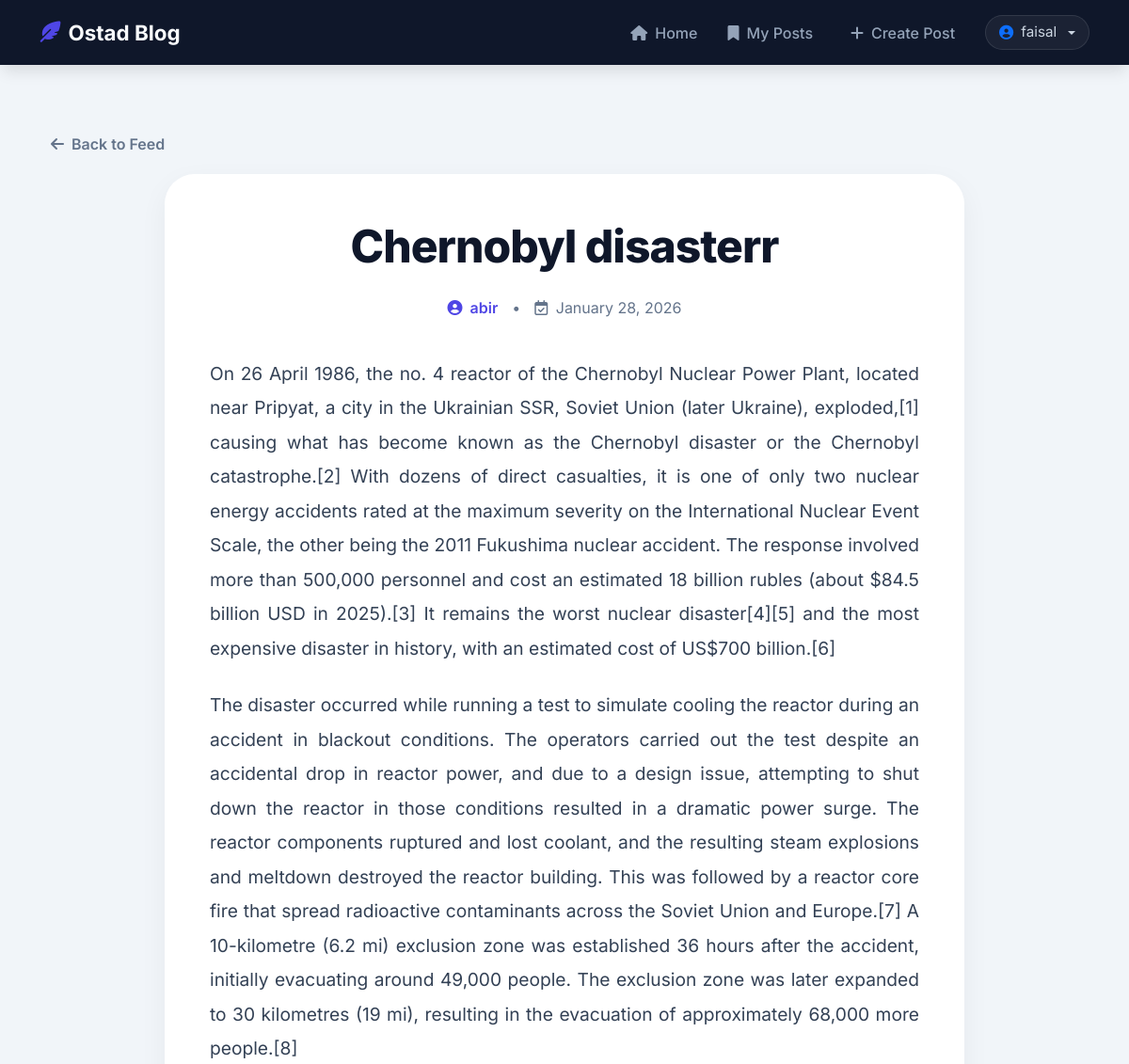
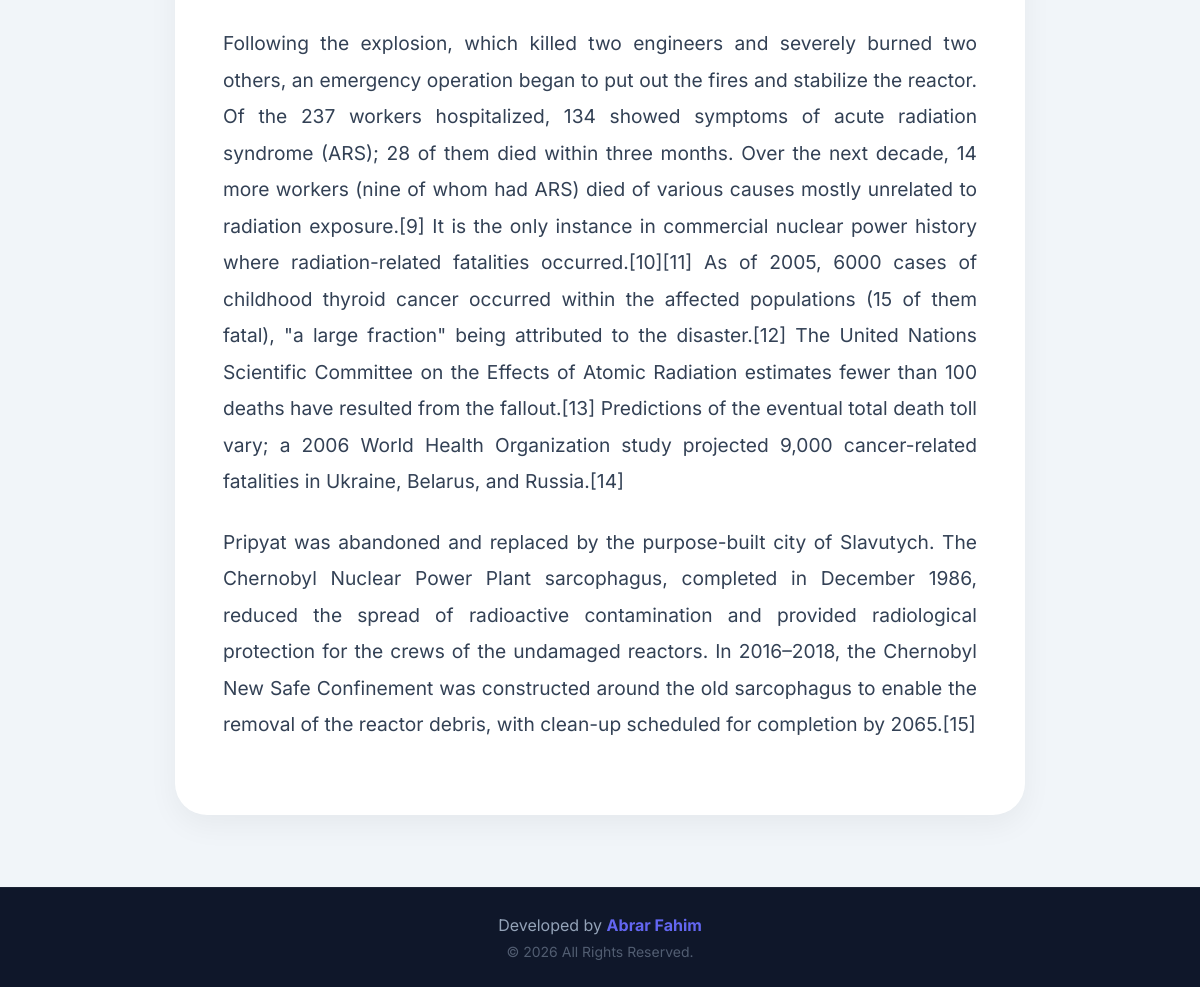
The app's page /post/5/ (signed in) with its own data (2 pictures, top to bottom).
### posts/models.py (models this page shows, shortened)
class Post(models.Model):
    VISIBILITY_CHOICES = [
        ('private', 'Only Me'),
        ('specific', 'Specific Users'),
        ('public', 'Everyone'),
    ]
    title = models.CharField(max_length=200)
    content = models.TextField()
    author = models.ForeignKey(User, on_delete=models.CASCADE)
    created_at = models.DateTimeField(auto_now_add=True)
    updated_at = models.DateTimeField(auto_now=True)
    visibility = models.CharField(max_length=20, choices=VISIBILITY_CHOICES, default='public')
    allowed_users = models.ManyToManyField(User, related_name='shared_posts', blank=True)
    def is_readable_by(self, user):
        if self.visibility == 'public':
            return True

### posts/views.py (the view)
# urls.py: path('post/<int:pk>/', views.post_detail, name='post_detail'),
def post_detail(request, pk):
    post = get_object_or_404(Post, pk=pk)
    if not request.user.is_authenticated:
        if post.visibility != 'public':
            return redirect('login')
    else:
        if not post.is_readable_by(request.user):
            messages.error(request, 'You do not have permission to view this post.')
            return redirect('home')
    return render(request, 'posts/post_detail.html', {'post': post})

### templates/posts/post_detail.html (shortened to what this page needs)
{% extends 'base.html' %}
{% block content %}
<link rel="stylesheet" href="https://cdnjs.cloudflare.com/ajax/libs/animate.css/4.1.1/animate.min.css"/>
<div class="container py-4">
    <a href="{% url 'home' %}" class="back-nav animate__animated animate__fadeInLeft">
        <i class="fa-solid fa-arrow-left"></i> Back to Feed
    </a>
    <article class="article-container animate__animated animate__fadeIn">
        <header class="article-header">
            <h1 class="article-title">{{ post.title }}</h1>
            <div class="article-meta">
                <span class="author-info">
                    <i class="fa-solid fa-circle-user"></i> {{ post.author.username }}
                </span>
                <span>•</span>
                <span><i class="fa-regular fa-calendar-check me-1"></i> {{ post.created_at|date:"F d, Y" }}</span>
            </div>
        </header>
        <div class="article-content">
            {{ post.content|linebreaks }}
        </div>
    </article>
</div>
{% endblock %}

### templates/base.html (shortened to what this page needs)
<!doctype html>
<html lang="en">
  <head>
    <link href="https://cdn.jsdelivr.net/npm/bootstrap@5.3.0/dist/css/bootstrap.min.css" rel="stylesheet" />
    <link rel="stylesheet" href="https://cdnjs.cloudflare.com/ajax/libs/font-awesome/6.4.0/css/all.min.css" />
  </head>
  <body>
    <div class="content-wrapper">
      <nav class="navbar navbar-expand-lg navbar-dark sticky-top">
        <div class="container">
          <a class="navbar-brand" href="{% url 'home' %}">
            <i class="fa-solid fa-feather-pointed me-2"></i>Ostad Blog
          </a>
          <div class="collapse navbar-collapse" id="navbarNav">
            <ul class="navbar-nav ms-auto align-items-center">
              <li class="nav-item">
                <a class="nav-link" href="{% url 'home' %}"><i class="fa-solid fa-house"></i> Home</a>
              </li>
              {% if user.is_authenticated %}
                <li class="nav-item">
                  <a class="nav-link" href="{% url 'my_posts' %}"><i class="fa-solid fa-bookmark"></i> My Posts</a>
                </li>
                <li class="nav-item">
                  <a class="nav-link btn-create ms-lg-2" href="{% url 'post_create' %}"><i class="fa-solid fa-plus"></i> Create Post</a>
                </li>
                <li class="nav-item ms-lg-3">
                  <div class="dropdown">
                    <span class="user-info d-flex align-items-center gap-2 dropdown-toggle" data-bs-toggle="dropdown" aria-expanded="false">
                      <i class="fa-solid fa-circle-user text-primary"></i> {{ user.username }}
                    </span>
                  </div>
                </li>
              {% endif %}
            </ul>
          </div>
        </div>
      </nav>
      <main class="container py-5">
        {% block content %} {% endblock %}
      </main>
    </div>
    <footer class="simple-footer">
      <div class="container">
        <div class="mb-1">
          Developed by
          <a href="http://www.abrarfahim.xyz" target="_blank" class="my-portfolio-link">Abrar Fahim</a>
        </div>
        <div class="small opacity-50">
          &copy; <span id="year"></span> All Rights Reserved.
        </div>
      </div>
    </footer>
  </body>
</html>

### templates/base.html (style rules this page uses)
:root { --primary-color: #4f46e5; --primary-hover: #4338ca; --dark-bg: #0f172a; --text-light: #f8fafc; --danger-color: #ef4444; }
html, body { height: 100%; margin: 0; }
body { display: flex; flex-direction: column; min-height: 100vh; font-family: "Inter", sans-serif; background-color: #f1f5f9; color: #1e293b; }
.content-wrapper { flex: 1 0 auto; display: flex; flex-direction: column; }
main.container { flex: 1; }
.navbar { background-color: var(--dark-bg) !important; padding: 0.8rem 0; box-shadow: 0 10px 15px -3px rgba(0, 0, 0, 0.1); }
.navbar-brand { font-weight: 700; font-size: 1.4rem; color: var(--text-light) !important; display: flex; align-items: center; }
.navbar-brand i { color: var(--primary-color); }
.nav-link { color: #94a3b8 !important; font-weight: 500; padding: 0.5rem 1rem !important; transition: 0.3s; display: flex; align-items: center; gap: 8px; }
.user-info { color: #cbd5e1; font-size: 0.95rem; background: rgba(255, 255, 255, 0.05); padding: 6px 14px; border-radius: 50px; border: 1px solid rgba(255, 255, 255, 0.1); cursor: pointer; transition: all 0.3s ease; position: relative; }
.simple-footer { flex-shrink: 0; background: var(--dark-bg); padding: 25px 0; border-top: 1px solid rgba(255, 255, 255, 0.05); text-align: center; color: #94a3b8; }
.my-portfolio-link { color: #6366f1; text-decoration: none; font-weight: 700; transition: 0.3s; border-bottom: 2px solid transparent; }

### templates/posts/post_detail.html (style rules this page uses)
.article-container { max-width: 850px; margin: 0 auto; background: white; padding: 3rem; border-radius: 2rem; box-shadow: 0 10px 30px rgba(0, 0, 0, 0.05); }
.article-header { margin-bottom: 2.5rem; text-align: center; }
.article-title { font-size: 3rem; font-weight: 800; color: #0f172a; line-height: 1.2; margin-bottom: 1.5rem; letter-spacing: -1px; }
.article-meta { display: flex; align-items: center; justify-content: center; gap: 15px; color: #64748b; font-size: 1rem; }
.author-info { display: flex; align-items: center; gap: 8px; font-weight: 600; color: #4f46e5; }
.article-content { font-size: 1.2rem; line-height: 1.9; color: #334155; text-align: justify; }
.article-content p { margin-bottom: 1.5rem; }
.back-nav { display: inline-flex; align-items: center; gap: 8px; margin-bottom: 20px; color: #64748b; text-decoration: none; font-weight: 600; transition: 0.3s; }

### records on screen
Post: title "Chernobyl disasterr", author.username "abir", created_at "January 28, 2026", content "On 26 April 1986, the no. 4 reactor of the Chernobyl Nuclear Power Plant, located near Pripyat, a city in the Ukrainian SSR, Soviet Union (later Ukraine), exploded,[1] causing what has become known as the Chernobyl disaster or the Chernobyl catastrophe.[2] With dozens of direct casualties, it is one of only two nuclear energy accidents rated at the maximum severity on the International Nuclear Event Scale, the other being the 2011 Fukushima nuclear accident. The response involved more than 500,000 personnel and cost an estimated 18 billion rubles (about $84.5 billion USD in 2025).[3] It remains the worst nuclear disaster[4][5] and the most expensive disaster in history, with an estimated…"

### other values on screen
{{ user.username }} "faisal"
